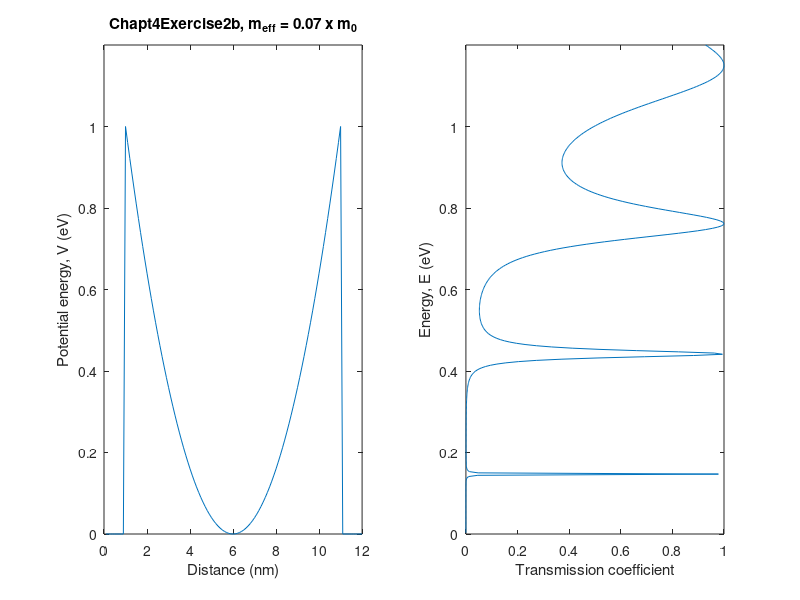
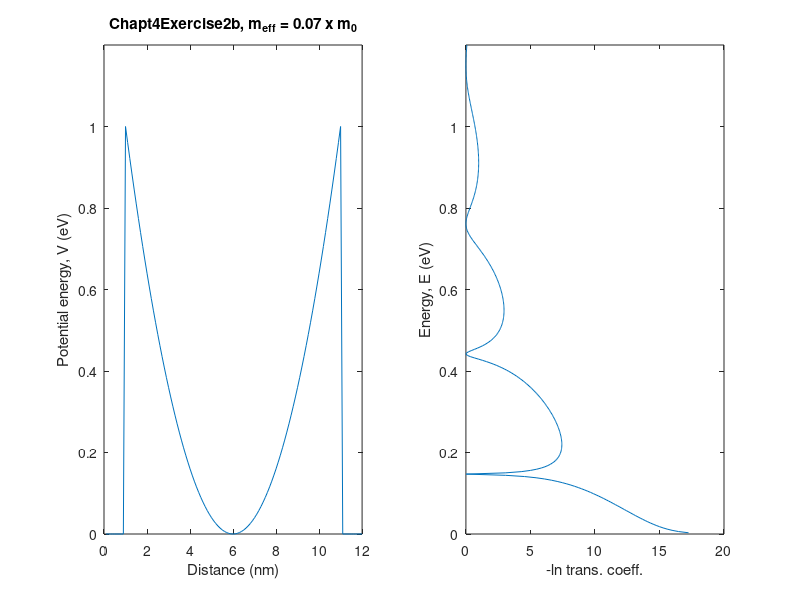

Write the MATLAB code that produced these figures, in order.
%Chapt4Exercise2b.m%transmission through parabolic potential well clearclf;N=120;									%number of samples of potentialdL=1e-10;								%distance increment (m)for j=1:101   y(j)=((j-51)/50)^2;				%parabolic potentialendV(1:9)=0;V(10:110)=y;V(111:N)=0;	%potential arrayEmin=pi*1e-5;							%add (pi*1.0e-5) to energy to avoid divide by zeroEmax=1.2;								%maximum particle energy (eV)npoints=400;							%number of points in energy plotdE=Emax/npoints;						%energy increment (eV)hbar=1.05457159e-34;					%Planck's constant (J s)eye=complex(0.,1.);					%square root of -1m0=9.109382e-31;						%bare electron mass (kg)meff=0.07;								%effective electron mass / m0m=meff*m0;								%effective electron mass (kg)echarge=1.6021764e-19;				%electron charge (C)   for j=1:npoints      E(j)=dE*j+Emin;      bigP=[1,0;0,1];											%default value of matrix bigP      	for i=1:N         k(i)=sqrt(2*echarge*m*(E(j)-V(i)))/hbar;		%wave vector at energy E      	end      for n=1:(N-1)												%multiply out propagation matrix         p(1,1)=0.5*(1+k(n+1)/k(n))*exp(-eye*k(n)*dL);         p(1,2)=0.5*(1-k(n+1)/k(n))*exp(-eye*k(n)*dL);         p(2,1)=0.5*(1-k(n+1)/k(n))*exp(eye*k(n)*dL);         p(2,2)=0.5*(1+k(n+1)/k(n))*exp(eye*k(n)*dL);         bigP=bigP*p;      end      Trans(j)=(abs(1/bigP(1,1)))^2;						%transmission coefficient   end   figure(1);															%plot potential and transmission coefficientttl=(['Chapt4Exercise2b, m_{eff} = ',num2str(meff),' x m_0']);subplot(1,2,1),plot([1:N]/10,V),axis([0,N/10,0,Emax]),xlabel('Distance (nm)'),ylabel('Potential energy, V (eV)');title(ttl);subplot(1,2,2),plot(Trans,E),axis([0,1,0,1.2]),xlabel('Transmission coefficient'),ylabel('Energy, E (eV)');figure(2);subplot(1,2,1),plot([1:N]/10,V),axis([0,N/10,0,Emax]),xlabel('Distance (nm)'),ylabel('Potential energy, V (eV)');title(ttl);subplot(1,2,2),plot(-log(Trans),E),axis([0,20,0,Emax]),xlabel('-ln trans. coeff.'),ylabel('Energy, E (eV)');